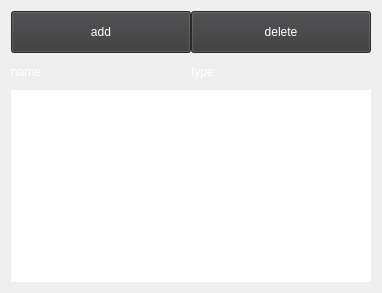
             <widget class="QWidget" name="page_2">
              <layout class="QGridLayout" name="gridLayout_2">
               <item row="0" column="0">
                <layout class="QHBoxLayout" name="horizontalLayout_3">
                 <property name="spacing">
                  <number>0</number>
                 </property>
                 <item>
                  <widget class="QPushButton" name="m_pBtnAddMaterial">
                   <property name="minimumSize">
                    <size>
                     <width>0</width>
                     <height>42</height>
                    </size>
                   </property>
                   <property name="styleSheet">
                    <string notr="true">color: rgba(255, 255, 255, 255);
background-color: rgba(57, 57, 59, 255);</string>
                   </property>
                   <property name="text">
                    <string>add</string>
                   </property>
                  </widget>
                 </item>
                 <item>
                  <widget class="QPushButton" name="m_pBtnDelMaterial">
                   <property name="minimumSize">
                    <size>
                     <width>0</width>
                     <height>42</height>
                    </size>
                   </property>
                   <property name="styleSheet">
                    <string notr="true">color: rgba(255, 255, 255, 255);
background-color: rgba(57, 57, 59, 255);</string>
                   </property>
                   <property name="text">
                    <string>delete</string>
                   </property>
                  </widget>
                 </item>
                </layout>
               </item>
               <item row="1" column="0">
                <layout class="QHBoxLayout" name="horizontalLayout_4">
                 <property name="spacing">
                  <number>0</number>
                 </property>
                 <item>
                  <widget class="QLabel" name="label_7">
                   <property name="sizePolicy">
                    <sizepolicy hsizetype="Preferred" vsizetype="Maximum">
                     <horstretch>0</horstretch>
                     <verstretch>0</verstretch>
                    </sizepolicy>
                   </property>
                   <property name="minimumSize">
                    <size>
                     <width>0</width>
                     <height>25</height>
                    </size>
                   </property>
                   <property name="styleSheet">
                    <string notr="true">color: rgba(255, 255, 255, 255);</string>
                   </property>
                   <property name="text">
                    <string>name</string>
                   </property>
                  </widget>
                 </item>
                 <item>
                  <widget class="QLabel" name="label_8">
                   <property name="sizePolicy">
                    <sizepolicy hsizetype="Preferred" vsizetype="Maximum">
                     <horstretch>0</horstretch>
                     <verstretch>0</verstretch>
                    </sizepolicy>
                   </property>
                   <property name="minimumSize">
                    <size>
                     <width>0</width>
                     <height>25</height>
                    </size>
                   </property>
                   <property name="styleSheet">
                    <string notr="true">color: rgba(255, 255, 255, 255);</string>
                   </property>
                   <property name="text">
                    <string>type</string>
                   </property>
                  </widget>
                 </item>
                </layout>
               </item>
               <item row="2" column="0">
                <widget class="QListWidget" name="m_pLWMaterial">
                 <property name="sizePolicy">
                  <sizepolicy hsizetype="Minimum" vsizetype="Expanding">
                   <horstretch>0</horstretch>
                   <verstretch>0</verstretch>
                  </sizepolicy>
                 </property>
                 <property name="minimumSize">
                  <size>
                   <width>360</width>
                   <height>0</height>
                  </size>
                 </property>
                 <property name="maximumSize">
                  <size>
                   <width>360</width>
                   <height>16777215</height>
                  </size>
                 </property>
                 <property name="sizeIncrement">
                  <size>
                   <width>0</width>
                   <height>0</height>
                  </size>
                 </property>
                 <property name="frameShape">
                  <enum>QFrame::NoFrame</enum>
                 </property>
                </widget>
               </item>
              </layout>
             </widget>
